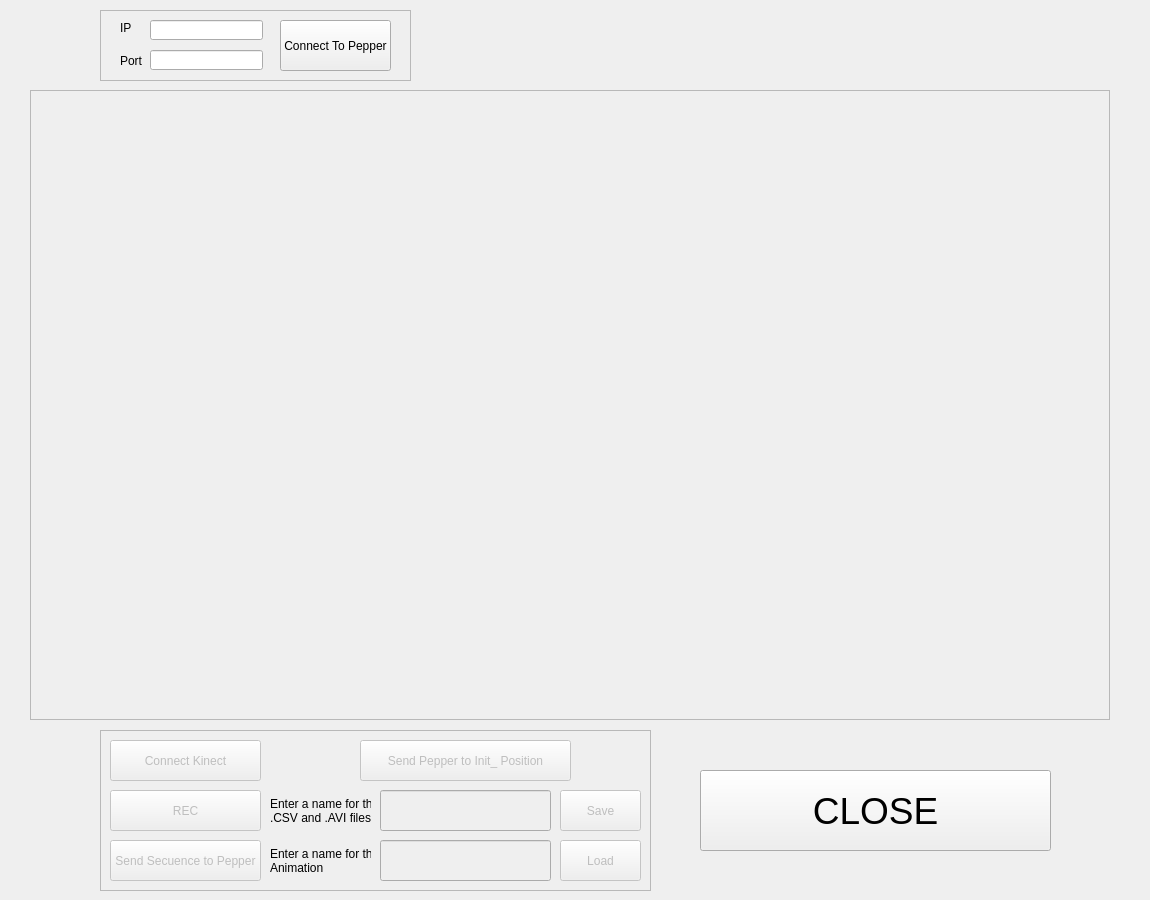
<?xml version="1.0" encoding="UTF-8"?>
<ui version="4.0">
 <class>Form</class>
 <widget class="QWidget" name="Form">
  <property name="windowModality">
   <enum>Qt::NonModal</enum>
  </property>
  <property name="geometry">
   <rect>
    <x>0</x>
    <y>0</y>
    <width>1150</width>
    <height>900</height>
   </rect>
  </property>
  <property name="minimumSize">
   <size>
    <width>1150</width>
    <height>900</height>
   </size>
  </property>
  <property name="maximumSize">
   <size>
    <width>1150</width>
    <height>900</height>
   </size>
  </property>
  <property name="font">
   <font>
    <weight>50</weight>
    <italic>false</italic>
    <bold>false</bold>
    <underline>false</underline>
    <strikeout>false</strikeout>
    <kerning>true</kerning>
   </font>
  </property>
  <property name="mouseTracking">
   <bool>false</bool>
  </property>
  <property name="windowTitle">
   <string>Animations DataBase Creator</string>
  </property>
  <property name="toolTip">
   <string>&lt;html&gt;&lt;head/&gt;&lt;body&gt;&lt;p&gt;&lt;br/&gt;&lt;/p&gt;&lt;/body&gt;&lt;/html&gt;</string>
  </property>
  <property name="autoFillBackground">
   <bool>false</bool>
  </property>
  <widget class="QFrame" name="Frame_Control">
   <property name="enabled">
    <bool>true</bool>
   </property>
   <property name="geometry">
    <rect>
     <x>100</x>
     <y>730</y>
     <width>551</width>
     <height>161</height>
    </rect>
   </property>
   <property name="frameShape">
    <enum>QFrame::StyledPanel</enum>
   </property>
   <property name="frameShadow">
    <enum>QFrame::Raised</enum>
   </property>
   <widget class="QPushButton" name="Btn_Start_End_Tracking">
    <property name="enabled">
     <bool>false</bool>
    </property>
    <property name="geometry">
     <rect>
      <x>10</x>
      <y>10</y>
      <width>151</width>
      <height>41</height>
     </rect>
    </property>
    <property name="text">
     <string>Connect Kinect</string>
    </property>
    <property name="checkable">
     <bool>false</bool>
    </property>
    <property name="autoRepeat">
     <bool>false</bool>
    </property>
    <property name="autoDefault">
     <bool>false</bool>
    </property>
    <property name="default">
     <bool>false</bool>
    </property>
    <property name="flat">
     <bool>false</bool>
    </property>
   </widget>
   <widget class="QPushButton" name="Btn_Recording">
    <property name="enabled">
     <bool>false</bool>
    </property>
    <property name="geometry">
     <rect>
      <x>10</x>
      <y>60</y>
      <width>151</width>
      <height>41</height>
     </rect>
    </property>
    <property name="text">
     <string>REC</string>
    </property>
    <property name="checkable">
     <bool>false</bool>
    </property>
    <property name="autoRepeat">
     <bool>false</bool>
    </property>
    <property name="autoDefault">
     <bool>false</bool>
    </property>
    <property name="default">
     <bool>false</bool>
    </property>
    <property name="flat">
     <bool>false</bool>
    </property>
   </widget>
   <widget class="QPushButton" name="Btn_Send_Secuence_To_Pepper">
    <property name="enabled">
     <bool>false</bool>
    </property>
    <property name="geometry">
     <rect>
      <x>10</x>
      <y>110</y>
      <width>151</width>
      <height>41</height>
     </rect>
    </property>
    <property name="text">
     <string>Send Secuence to Pepper</string>
    </property>
    <property name="checkable">
     <bool>false</bool>
    </property>
    <property name="autoRepeat">
     <bool>false</bool>
    </property>
    <property name="autoDefault">
     <bool>false</bool>
    </property>
    <property name="default">
     <bool>false</bool>
    </property>
    <property name="flat">
     <bool>false</bool>
    </property>
   </widget>
   <widget class="QPushButton" name="Btn_Save">
    <property name="enabled">
     <bool>false</bool>
    </property>
    <property name="geometry">
     <rect>
      <x>460</x>
      <y>60</y>
      <width>81</width>
      <height>41</height>
     </rect>
    </property>
    <property name="text">
     <string>Save</string>
    </property>
   </widget>
   <widget class="QPushButton" name="Btn_Load">
    <property name="enabled">
     <bool>false</bool>
    </property>
    <property name="geometry">
     <rect>
      <x>460</x>
      <y>110</y>
      <width>81</width>
      <height>41</height>
     </rect>
    </property>
    <property name="text">
     <string>Load</string>
    </property>
   </widget>
   <widget class="QLineEdit" name="Text_File_Name">
    <property name="enabled">
     <bool>false</bool>
    </property>
    <property name="geometry">
     <rect>
      <x>280</x>
      <y>60</y>
      <width>171</width>
      <height>41</height>
     </rect>
    </property>
    <property name="inputMethodHints">
     <set>Qt::ImhNone</set>
    </property>
   </widget>
   <widget class="QPushButton" name="Btn_Init_Position">
    <property name="enabled">
     <bool>false</bool>
    </property>
    <property name="geometry">
     <rect>
      <x>260</x>
      <y>10</y>
      <width>211</width>
      <height>41</height>
     </rect>
    </property>
    <property name="text">
     <string>Send Pepper to Init_ Position</string>
    </property>
   </widget>
   <widget class="QLabel" name="label_3">
    <property name="geometry">
     <rect>
      <x>170</x>
      <y>60</y>
      <width>101</width>
      <height>41</height>
     </rect>
    </property>
    <property name="toolTip">
     <string>&lt;html&gt;&lt;head/&gt;&lt;body&gt;&lt;p&gt;&lt;br/&gt;&lt;/p&gt;&lt;/body&gt;&lt;/html&gt;</string>
    </property>
    <property name="text">
     <string>Enter a name for the 
.CSV and .AVI files</string>
    </property>
   </widget>
   <widget class="QLineEdit" name="Text_Animation">
    <property name="enabled">
     <bool>false</bool>
    </property>
    <property name="geometry">
     <rect>
      <x>280</x>
      <y>110</y>
      <width>171</width>
      <height>41</height>
     </rect>
    </property>
    <property name="inputMethodHints">
     <set>Qt::ImhNone</set>
    </property>
    <property name="text">
     <string/>
    </property>
   </widget>
   <widget class="QLabel" name="label_4">
    <property name="geometry">
     <rect>
      <x>170</x>
      <y>110</y>
      <width>101</width>
      <height>41</height>
     </rect>
    </property>
    <property name="toolTip">
     <string>&lt;html&gt;&lt;head/&gt;&lt;body&gt;&lt;p&gt;&lt;br/&gt;&lt;/p&gt;&lt;/body&gt;&lt;/html&gt;</string>
    </property>
    <property name="text">
     <string>Enter a name for the 
Animation</string>
    </property>
   </widget>
  </widget>
  <widget class="QFrame" name="Frame_Conection">
   <property name="geometry">
    <rect>
     <x>100</x>
     <y>10</y>
     <width>311</width>
     <height>71</height>
    </rect>
   </property>
   <property name="frameShape">
    <enum>QFrame::StyledPanel</enum>
   </property>
   <property name="frameShadow">
    <enum>QFrame::Raised</enum>
   </property>
   <widget class="QLabel" name="label">
    <property name="geometry">
     <rect>
      <x>20</x>
      <y>10</y>
      <width>31</width>
      <height>16</height>
     </rect>
    </property>
    <property name="text">
     <string>IP</string>
    </property>
   </widget>
   <widget class="QLabel" name="label_2">
    <property name="geometry">
     <rect>
      <x>20</x>
      <y>40</y>
      <width>41</width>
      <height>21</height>
     </rect>
    </property>
    <property name="text">
     <string>Port</string>
    </property>
   </widget>
   <widget class="QPushButton" name="Btn_Conect_To_Pepper">
    <property name="geometry">
     <rect>
      <x>180</x>
      <y>10</y>
      <width>111</width>
      <height>51</height>
     </rect>
    </property>
    <property name="text">
     <string>Connect To Pepper</string>
    </property>
   </widget>
   <widget class="QLineEdit" name="Text_IP">
    <property name="geometry">
     <rect>
      <x>50</x>
      <y>10</y>
      <width>113</width>
      <height>20</height>
     </rect>
    </property>
    <property name="inputMethodHints">
     <set>Qt::ImhDigitsOnly</set>
    </property>
   </widget>
   <widget class="QLineEdit" name="Text_Port">
    <property name="geometry">
     <rect>
      <x>50</x>
      <y>40</y>
      <width>113</width>
      <height>20</height>
     </rect>
    </property>
    <property name="inputMethodHints">
     <set>Qt::ImhDigitsOnly</set>
    </property>
   </widget>
  </widget>
  <widget class="QLabel" name="KinectImage">
   <property name="geometry">
    <rect>
     <x>30</x>
     <y>90</y>
     <width>1080</width>
     <height>630</height>
    </rect>
   </property>
   <property name="minimumSize">
    <size>
     <width>1080</width>
     <height>630</height>
    </size>
   </property>
   <property name="maximumSize">
    <size>
     <width>1080</width>
     <height>630</height>
    </size>
   </property>
   <property name="autoFillBackground">
    <bool>true</bool>
   </property>
   <property name="frameShape">
    <enum>QFrame::StyledPanel</enum>
   </property>
   <property name="frameShadow">
    <enum>QFrame::Plain</enum>
   </property>
   <property name="lineWidth">
    <number>2</number>
   </property>
   <property name="text">
    <string/>
   </property>
   <property name="scaledContents">
    <bool>false</bool>
   </property>
  </widget>
  <widget class="QPushButton" name="Btn_Close">
   <property name="geometry">
    <rect>
     <x>700</x>
     <y>770</y>
     <width>351</width>
     <height>81</height>
    </rect>
   </property>
   <property name="font">
    <font>
     <pointsize>28</pointsize>
    </font>
   </property>
   <property name="text">
    <string>CLOSE</string>
   </property>
  </widget>
 </widget>
 <resources/>
 <connections/>
</ui>
